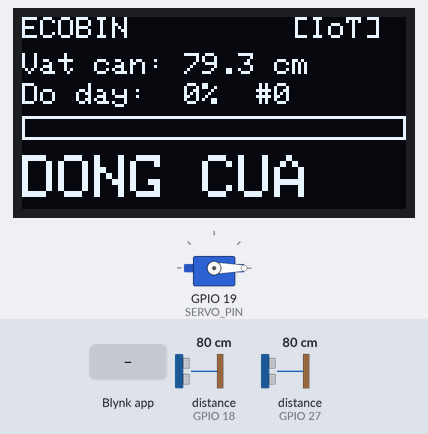
Bench run of a sketch on a simulated ESP32. Parts: servo, 128×64 one-colour display. Wiring (inferred from the names in the program): 2 × ultrasonic range finder: trigger GPIO 5, echo GPIO 18 / trigger GPIO 26, echo GPIO 27. The inputs (shaded band) are chosen by the test bench; at power-on: distance to the obstacle (sensors on GPIO 18, GPIO 27) 80 cm. The echo pulse lasts 58.3 µs per cm; WiFi joins after 1.5 s; servers stay silent unless stated; the audio player accepts every command and is not drawn; what the sketch prints to the serial monitor is not drawn.

Above: at 3.7 s.
3.8 s: distance to the obstacle (sensor on GPIO 18) set to 22 cm
At 4.8 s:
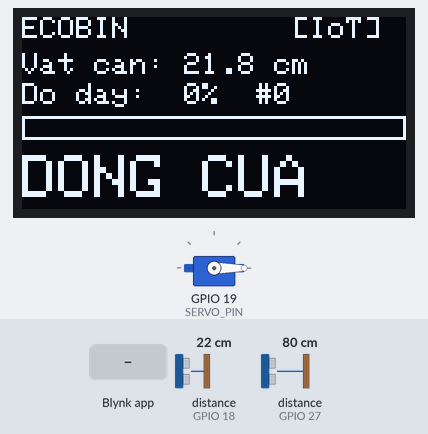
5.4 s: distance to the obstacle (sensor on GPIO 18) set to 18 cm
At 7.0 s:
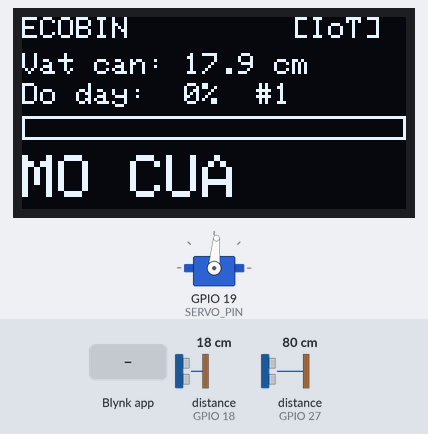
7.3 s: distance to the obstacle (sensor on GPIO 18) set to 35 cm
At 10.5 s:
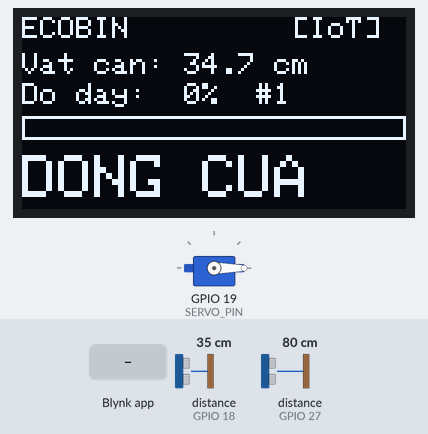
10.7 s: distance to the obstacle (sensor on GPIO 27) set to 2 cm
At 13.8 s:
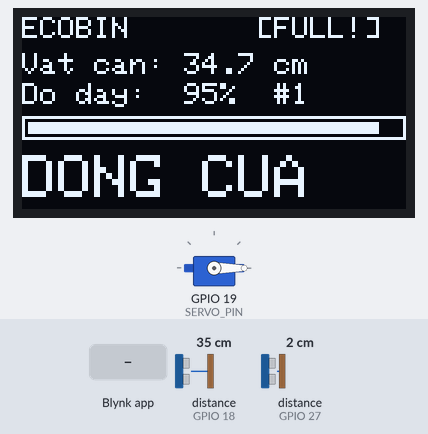
14.1 s: Blynk app writes 1 to V2
At 14.7 s:
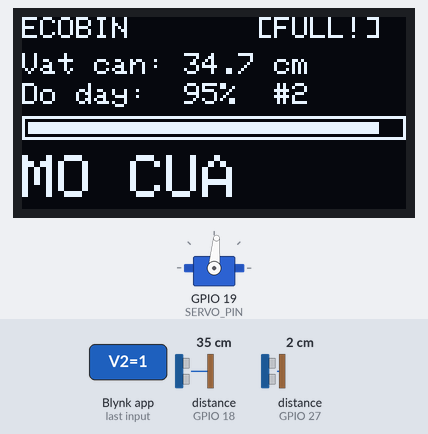
15.6 s: Blynk app writes 0 to V2
At 16.0 s:
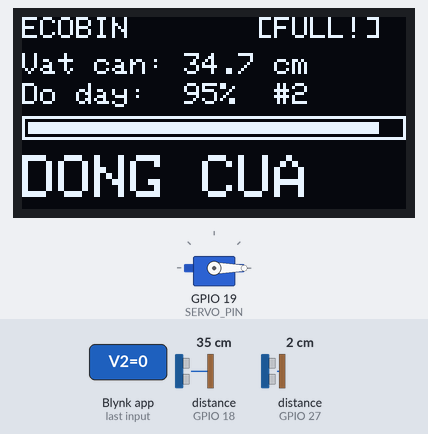
Timing chart, 0 to 18.1 s (numbered marks = the images above; inputs shaded):
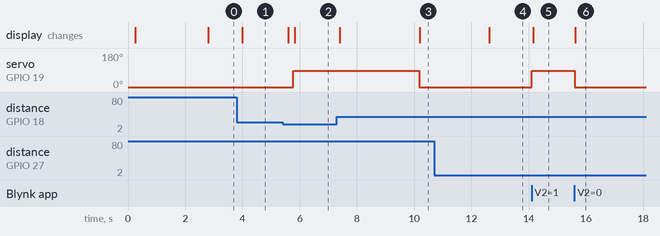

Measured:
- the behaviour switches between 21 and 20 cm on distance to the obstacle (sensor on GPIO 18) (found by bisection; images 1 and 2)
- after the input at 3.8 s, the display: changes after 0.20 s (image 1)
- after the input at 5.4 s, servo on GPIO 19 (SERVO_PIN): 0° → 85° after 0.37 s; the display: first changes after 0.20 s (image 2 shows a later state)
- after the input at 7.3 s, servo on GPIO 19 (SERVO_PIN): 85° → 0° after 2.9 s; the display: first changes after 0.10 s (image 3 shows a later state)
- after the input at 10.7 s, the display: changes after 1.9 s (image 4)
- after the input at 14.1 s, servo on GPIO 19 (SERVO_PIN): 0° → 85° at once; the display: changes after 0.06 s (image 5)
- after the input at 15.6 s, servo on GPIO 19 (SERVO_PIN): 85° → 0° at once; the display: changes at once (image 6)

The sketch:

ECOBIN_Arduino.ino
```cpp
// ==============================================================================
// ECOBIN - SMART TRASH BIN (PHYSICAL HARDWARE VERSION)
// ==============================================================================

// --- 1. WI-FI CONFIGURATION (Edit this to choose your Wi-Fi SSID & Password) ---
char ssid[] = "THE INTERNATIONAL SCHOOL";
char pass[] = "tisschool";

// --- 2. BLYNK IOT CLOUD CONFIGURATION ---
#define BLYNK_TEMPLATE_ID   "TMPL6G83dz2ey"
#define BLYNK_TEMPLATE_NAME "ECOBIN"
#define BLYNK_AUTH_TOKEN    "zssqYonS9qCYu8d_6KIFS-n3OhSYTQSs"
#define BLYNK_PRINT Serial

#include <Arduino.h>
#include <WiFi.h>
#include <WiFiClient.h>
#include <BlynkSimpleEsp32.h>
#include <ESP32Servo.h>
#include <Wire.h>
#include <Adafruit_GFX.h>
#include <Adafruit_SSD1306.h>
#include "DFRobotDFPlayerMini.h"

// Match these lid/servo constants to the physical bin code before flashing real hardware.
#define LID_TRIG_PIN       5
#define LID_ECHO_PIN       18
#define SERVO_PIN          19
float lidOpenCm                  = 20.0f;
const int   LID_CLOSE_ANGLE      = 0;
int   lidOpenAngle               = 85;
const unsigned long LID_HOLD_MS      = 3000UL;
const int           LID_DWELL_READS  = 2;
const unsigned long LID_MAX_OPEN_MS  = 15000UL;

#define FILL_TRIG_PIN      26
#define FILL_ECHO_PIN      27
// Physical carton is 37 x 23 x 37 cm; V5 slider can override this live if a liner shifts the bottom.
float binHeightCm                = 37.0f;
const float FULL_THRESHOLD_PCT   = 90.0f;
const float FULL_RESET_PCT       = 80.0f;
#define BLYNK_EVENT_FULL   "trash_full"

#define SCREEN_WIDTH       128
#define SCREEN_HEIGHT      64
#define OLED_RESET         -1
Adafruit_SSD1306 display(SCREEN_WIDTH, SCREEN_HEIGHT, &Wire, OLED_RESET);

HardwareSerial myFPSerial(2);
DFRobotDFPlayerMini myDFPlayer;
Servo myServo;
BlynkTimer timer;

bool isLidOpen               = false;
bool remoteLidOverride       = false;
bool oledReady               = false;
bool dfReady                 = false;
bool fullAlertSent           = false;
int  fullConfirmCount        = 0;
int  openCount               = 0;
int  lidDetectStreak         = 0;
bool lidLockedUntilClear     = false;
float lastFillPct            = 0.0f;
float lastLidDistCm          = -1.0f;
unsigned long lastHandSeenMs = 0;
unsigned long lidOpenedAtMs  = 0;

bool hasOledState            = false;
int  lastDispDistTenths      = -999;
int  lastDispFillPct         = -1;
int  lastDispOpenCount       = -1;
bool lastDispLidOpen         = false;
bool lastDispBlynk           = false;

void checkLidSensor();

BLYNK_WRITE(V2) {
  remoteLidOverride = (param.asInt() == 1);
  if (!remoteLidOverride) {
    lidOpenedAtMs = millis();
  }
  Serial.print("[Blynk V2] Remote lid override: ");
  Serial.println(remoteLidOverride ? "ON" : "OFF");
  checkLidSensor();
}

BLYNK_WRITE(V5) {
  float newHeight = param.asFloat();
  // Guard against uninitialized 0 from Blynk breaking fill percentage division.
  if (newHeight >= 10.0f && newHeight <= 120.0f) {
    binHeightCm = newHeight;
    Serial.print("[Blynk V5] Bin height calibrated to: ");
    Serial.print(binHeightCm, 1);
    Serial.println(" cm");
  }
}

BLYNK_WRITE(V6) {
  float newTrigger = param.asFloat();
  // Guard against uninitialized 0 from Blynk disabling lid detection.
  if (newTrigger >= 5.0f && newTrigger <= 150.0f) {
    lidOpenCm = newTrigger;
    Serial.print("[Blynk V6] Lid trigger distance set to: ");
    Serial.print(lidOpenCm, 1);
    Serial.println(" cm");
  }
}

BLYNK_WRITE(V7) {
  int newAngle = param.asInt();
  // Guard against uninitialized 0 from Blynk disabling lid movement.
  if (newAngle >= 15 && newAngle <= 180) {
    lidOpenAngle = newAngle;
    if (isLidOpen) {
      myServo.write(lidOpenAngle);
    }
    Serial.print("[Blynk V7] Servo open angle set to: ");
    Serial.print(lidOpenAngle);
    Serial.println(" deg");
  }
}

BLYNK_CONNECTED() {
  Blynk.syncVirtual(V2, V5, V6, V7);
  Blynk.virtualWrite(V3, openCount);
  Blynk.virtualWrite(V4, isLidOpen ? 1 : 0);
}

float readUltrasonicCm(uint8_t trigPin, uint8_t echoPin) {
  digitalWrite(trigPin, LOW);
  delayMicroseconds(2);
  digitalWrite(trigPin, HIGH);
  delayMicroseconds(10);
  digitalWrite(trigPin, LOW);

  // 30ms timeout prevents pulseIn from stalling Blynk.run() if an echo is lost.
  long duration = pulseIn(echoPin, HIGH, 30000);
  if (duration == 0) {
    return -1.0f;
  }
  return duration * 0.034f / 2.0f;
}

float readMedianUltrasonicCm(uint8_t trigPin, uint8_t echoPin) {
  float samples[3];
  int validCount = 0;

  for (int i = 0; i < 3; i++) {
    float d = readUltrasonicCm(trigPin, echoPin);
    if (d > 0.0f) {
      samples[validCount++] = d;
    }
    if (i < 2) {
      delay(15);
    }
  }

  if (validCount == 0) return -1.0f;
  if (validCount == 1) return samples[0];
  if (validCount == 2) return (samples[0] + samples[1]) * 0.5f;

  if (samples[0] > samples[1]) { float t = samples[0]; samples[0] = samples[1]; samples[1] = t; }
  if (samples[1] > samples[2]) { float t = samples[1]; samples[1] = samples[2]; samples[2] = t; }
  if (samples[0] > samples[1]) { float t = samples[0]; samples[0] = samples[1]; samples[1] = t; }
  return samples[1];
}

void updateOLED(float lidDistance) {
  if (!oledReady) return;

  int distTenths = (lidDistance < 0.0f || lidDistance > 300.0f) ? -1 : (int)roundf(lidDistance * 10.0f);
  int fillInt = constrain((int)roundf(lastFillPct), 0, 100);
  bool blynkUp = Blynk.connected();

  if (hasOledState &&
      distTenths == lastDispDistTenths &&
      fillInt == lastDispFillPct &&
      openCount == lastDispOpenCount &&
      isLidOpen == lastDispLidOpen &&
      blynkUp == lastDispBlynk) {
    return;
  }

  hasOledState       = true;
  lastDispDistTenths = distTenths;
  lastDispFillPct    = fillInt;
  lastDispOpenCount  = openCount;
  lastDispLidOpen    = isLidOpen;
  lastDispBlynk      = blynkUp;

  display.clearDisplay();
  display.setTextColor(SSD1306_WHITE);
  display.setTextSize(1);

  display.setCursor(0, 0);
  display.print("ECOBIN");
  display.setCursor(78, 0);
  if (fillInt >= (int)FULL_THRESHOLD_PCT) {
    display.print("[FULL!]");
  } else if (blynkUp) {
    display.print("  [IoT]");
  } else {
    display.print("[LOCAL]");
  }

  display.setCursor(0, 12);
  display.print("Vat can: ");
  if (distTenths < 0) {
    display.println("---");
  } else {
    display.print(distTenths / 10.0f, 1);
    display.println(" cm");
  }

  display.setCursor(0, 22);
  display.print("Do day:  ");
  display.print(fillInt);
  display.print("%  #");
  display.println(openCount);

  int barWidth = map(fillInt, 0, 100, 0, 124);
  display.drawRect(0, 33, 128, 8, SSD1306_WHITE);
  if (barWidth > 0) {
    display.fillRect(2, 35, barWidth, 4, SSD1306_WHITE);
  }

  display.setTextSize(2);
  display.setCursor(0, 46);
  display.println(isLidOpen ? "MO CUA" : "DONG CUA");

  display.display();
}

void setLidState(bool open) {
  if (open == isLidOpen) return;

  isLidOpen = open;
  if (open) {
    lidOpenedAtMs = millis();
    myServo.write(lidOpenAngle);
    openCount++;
    Serial.print("[LID] MO CUA (");
    Serial.print(lidOpenAngle);
    Serial.print(" deg) | Count: ");
    Serial.println(openCount);
    if (dfReady) {
      myDFPlayer.playFolder(1, 1);
    }
  } else {
    myServo.write(LID_CLOSE_ANGLE);
    Serial.println("[LID] DONG CUA (0 deg)");
  }

  if (Blynk.connected()) {
    Blynk.virtualWrite(V4, isLidOpen ? 1 : 0);
    if (open) {
      Blynk.virtualWrite(V3, openCount);
    }
  }
}

void checkLidSensor() {
  float distance = readUltrasonicCm(LID_TRIG_PIN, LID_ECHO_PIN);
  lastLidDistCm = distance;
  unsigned long now = millis();
  bool inRange = (distance > 0.0f && distance <= lidOpenCm);

  if (!inRange) {
    lidDetectStreak = 0;
    lidLockedUntilClear = false;
  } else if (!lidLockedUntilClear) {
    lidDetectStreak++;
    if (lidDetectStreak >= LID_DWELL_READS) {
      lastHandSeenMs = now;
    }
  }

  // Force-close if blocked for 15s and stay locked until the path clears.
  if (isLidOpen && !remoteLidOverride && (now - lidOpenedAtMs >= LID_MAX_OPEN_MS)) {
    lidLockedUntilClear = true;
    lidDetectStreak = 0;
    Serial.println("[LID] 15s max-open timeout - closing until path clears");
  }

  bool confirmedHand = !lidLockedUntilClear && (lidDetectStreak >= LID_DWELL_READS);
  bool holdActive = isLidOpen && !lidLockedUntilClear && (now - lastHandSeenMs < LID_HOLD_MS);
  bool shouldOpen = remoteLidOverride || confirmedHand || holdActive;

  setLidState(shouldOpen);
  updateOLED(distance);
}

void sendFillLevelToBlynk() {
  if (isLidOpen) {
    Serial.println("[IoT] Lid open - skipping fill read");
    return;
  }

  float distance = readMedianUltrasonicCm(FILL_TRIG_PIN, FILL_ECHO_PIN);
  if (distance < 0.0f) {
    Serial.println("[SR04 #2] Timeout / khong nhan duoc tin hieu");
    return;
  }

  float fillPercent = ((binHeightCm - distance) / binHeightCm) * 100.0f;
  fillPercent = constrain(fillPercent, 0.0f, 100.0f);
  lastFillPct = fillPercent;

  if (fillPercent >= FULL_THRESHOLD_PCT) {
    fullConfirmCount++;
  } else {
    fullConfirmCount = 0;
  }

  if (Blynk.connected()) {
    Blynk.virtualWrite(V1, fillPercent);

    if (fullConfirmCount >= 2 && !fullAlertSent) {
      String msg = "EcoBin is full (" + String(fillPercent, 0) + "%)! Please empty the bin.";
      Blynk.logEvent(BLYNK_EVENT_FULL, msg);
      fullAlertSent = true;
      Serial.println("[Blynk EVENT] Sent 'trash_full' notification to phone!");
    } else if (fillPercent < FULL_RESET_PCT && fullAlertSent) {
      Blynk.resolveEvent(BLYNK_EVENT_FULL);
      fullAlertSent = false;
      Serial.println("[Blynk EVENT] Trash emptied - reset 'trash_full' alert");
    }
  }

  updateOLED(lastLidDistCm);

  Serial.print("[IoT] Cao: ");
  Serial.print(binHeightCm, 0);
  Serial.print("cm | Khoang cach rac: ");
  Serial.print(distance, 1);
  Serial.print(" cm | Do day: ");
  Serial.print(fillPercent, 1);
  Serial.print(" % | Blynk: ");
  Serial.println(Blynk.connected() ? "ONLINE" : "OFFLINE");
}

void checkBlynkConnection() {
  if (WiFi.status() == WL_CONNECTED && !Blynk.connected()) {
    Blynk.connect(1000);
  }
}

void setup() {
  Serial.begin(115200);
  delay(200);
  Serial.println("\n=== ECOBIN SYSTEM STARTING ===");

  pinMode(LID_TRIG_PIN, OUTPUT);
  digitalWrite(LID_TRIG_PIN, LOW);
  pinMode(LID_ECHO_PIN, INPUT);
  pinMode(FILL_TRIG_PIN, OUTPUT);
  digitalWrite(FILL_TRIG_PIN, LOW);
  pinMode(FILL_ECHO_PIN, INPUT);

  myServo.attach(SERVO_PIN);
  myServo.write(LID_CLOSE_ANGLE);

  Wire.begin(21, 22);
  if (display.begin(SSD1306_SWITCHCAPVCC, 0x3C)) {
    oledReady = true;
    Serial.println("[OLED] Ready (0x3C)");
    display.clearDisplay();
    display.setTextSize(1);
    display.setTextColor(SSD1306_WHITE);
    display.setCursor(10, 20);
    display.println("ECOBIN KHOI DONG...");
    display.display();
  } else {
    Serial.println("Loi: Khong tim thay OLED 0x3C!");
  }

  // Khoi tao DFPlayer Mini tren HardwareSerial 2 (RX2 = GPIO 16, TX2 = GPIO 17)
  myFPSerial.begin(9600, SERIAL_8N1, 16, 17);
  if (myDFPlayer.begin(myFPSerial, true, true)) {
    dfReady = true;
    myDFPlayer.volume(25);
    Serial.println("DFPlayer da san sang!");
  } else {
    Serial.println("Canh bao: Khong tim thay DFPlayer!");
  }

  Serial.print("Connecting WiFi: ");
  Serial.println(ssid);
  WiFi.begin(ssid, pass);
  Blynk.config(BLYNK_AUTH_TOKEN);

  unsigned long wifiStart = millis();
  while (WiFi.status() != WL_CONNECTED && millis() - wifiStart < 8000) {
    delay(250);
    Serial.print(".");
  }
  Serial.println();

  if (WiFi.status() == WL_CONNECTED) {
    Serial.println("WiFi connected! Connecting Blynk...");
    Blynk.connect(5000);
  } else {
    Serial.println("WiFi timeout - running in offline mode");
  }

  timer.setInterval(200L, checkLidSensor);
  timer.setInterval(2000L, sendFillLevelToBlynk);
  timer.setInterval(10000L, checkBlynkConnection);
}

void loop() {
  if (WiFi.status() == WL_CONNECTED) {
    Blynk.run();
  }
  timer.run();
}
```
